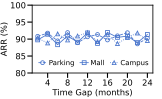

Write the Python code that produced this figure.
from pathlib import Path

import matplotlib
import matplotlib.pyplot as plt
import numpy as np


matplotlib.use("Agg")

# =====================
# Data
# Slightly adjusted from the previous version. The trend remains realistic:
# anchors stay stable across months, with mild temporal degradation and
# environment-specific fluctuations.
# =====================
months = np.arange(2, 26, 2)

parking = np.array([
    90.82, 91.76, 89.48, 91.92,
    88.92, 90.67, 91.35, 89.74,
    90.96, 91.88, 88.58, 90.24,
])

mall = np.array([
    89.76, 91.42, 88.34, 90.96,
    89.08, 91.83, 88.72, 91.95,
    90.51, 90.87, 88.96, 91.36,
])

campus = np.array([
    90.28, 88.86, 91.54, 89.73,
    90.91, 91.90, 89.25, 91.38,
    88.68, 90.47, 91.79, 89.56,
])

x = np.arange(len(months))

# =====================
# Font
# =====================
plt.rcParams.update(
    {
        "font.size": 6,
        "axes.labelsize": 6,
        "xtick.labelsize": 6,
        "ytick.labelsize": 6,
    }
)

# =====================
# Figure size
# =====================
cm_to_in = 1 / 2.54
fig_w = 4.1 * cm_to_in
fig_h = 2.5 * cm_to_in

fig, ax = plt.subplots(figsize=(fig_w, fig_h))

# =====================
# Curves
# =====================
ax.plot(
    x, parking,
    color="#4874CB",
    linestyle="--",
    linewidth=0.6,
    marker="o",
    markersize=2.8,
    markeredgewidth=0.6,
    markerfacecolor="none",
    label="Parking",
)

ax.plot(
    x, mall,
    color="#4874CB",
    linestyle="-",
    linewidth=0.6,
    marker="s",
    markersize=2.8,
    markeredgewidth=0.6,
    markerfacecolor="none",
    label="Mall",
)

ax.plot(
    x, campus,
    color="#4874CB",
    linestyle=":",
    linewidth=0.6,
    marker="^",
    markersize=2.8,
    markeredgewidth=0.6,
    markerfacecolor="none",
    label="Campus",
)

# =====================
# Axis
# =====================
ax.set_ylabel("ARR (%)", labelpad=1)
ax.set_xlabel("Time Gap (months)", labelpad=1)
ax.set_ylim(80, 100)

show_months = np.arange(4, 26, 4)
show_index = [np.where(months == m)[0][0] for m in show_months]
ax.set_xticks(show_index)
ax.set_xticklabels(show_months)
ax.tick_params(axis="both", pad=1)

# =====================
# Legend
# =====================
ax.legend(
    loc="lower left",
    ncol=3,
    frameon=False,
    fontsize=5,
    handlelength=1.2,
    handletextpad=0.3,
    columnspacing=0.8,
)

# =====================
# Border
# =====================
for sp in ["left", "right", "top", "bottom"]:
    ax.spines[sp].set_visible(True)
    ax.spines[sp].set_linewidth(0.6)

# =====================
# Layout & save
# =====================
plt.subplots_adjust(left=0.20, right=0.95, bottom=0.26, top=0.95)

output_path = Path(__file__).with_suffix(".pdf")
fig.savefig(output_path, format="pdf")
print(f"Saved to: {output_path}")
